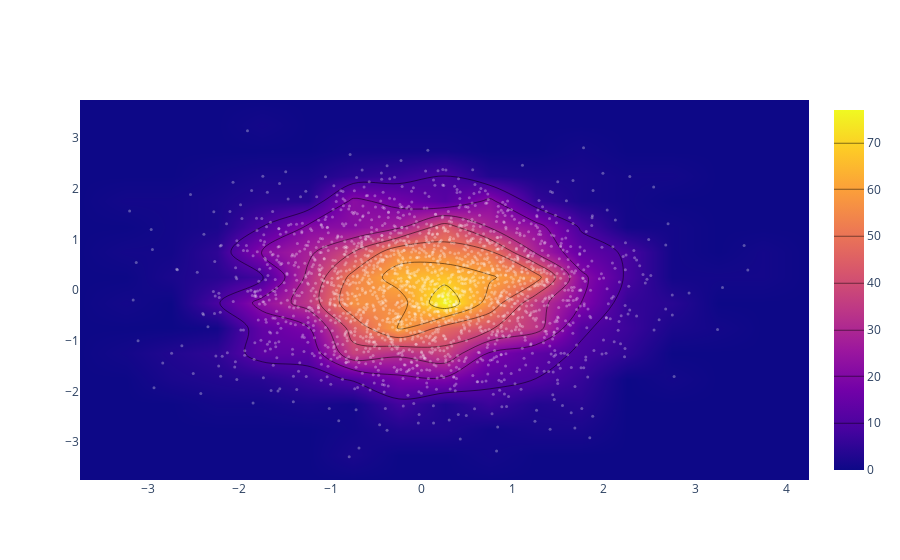

The notebook cell this image was saved under:
### Code cell
iplot([go.Histogram2dcontour(x=x, y=y, contours=dict(coloring='heatmap')),
       go.Scatter(x = x, y=y, mode='markers', marker=dict(color='white', size=3, opacity=0.3))],
     show_link = False)

### Figure 1 — Plotly figure (JSON) as saved in the notebook; plotly's stock layout.template omitted (floating-point values rounded to 4 significant figures; data arrays with more than 128 entries replaced by an {"elided": "..."} marker saying what was removed)
{"data": [{"contours": {"coloring": "heatmap"}, "type": "histogram2dcontour", "x": {"elided": "2000 float values"}, "y": {"elided": "2000 float values"}}, {"marker": {"color": "white", "opacity": 0.3, "size": 3}, "mode": "markers", "type": "scatter", "x": {"elided": "2000 float values"}, "y": {"elided": "2000 float values"}}], "layout": {}}
